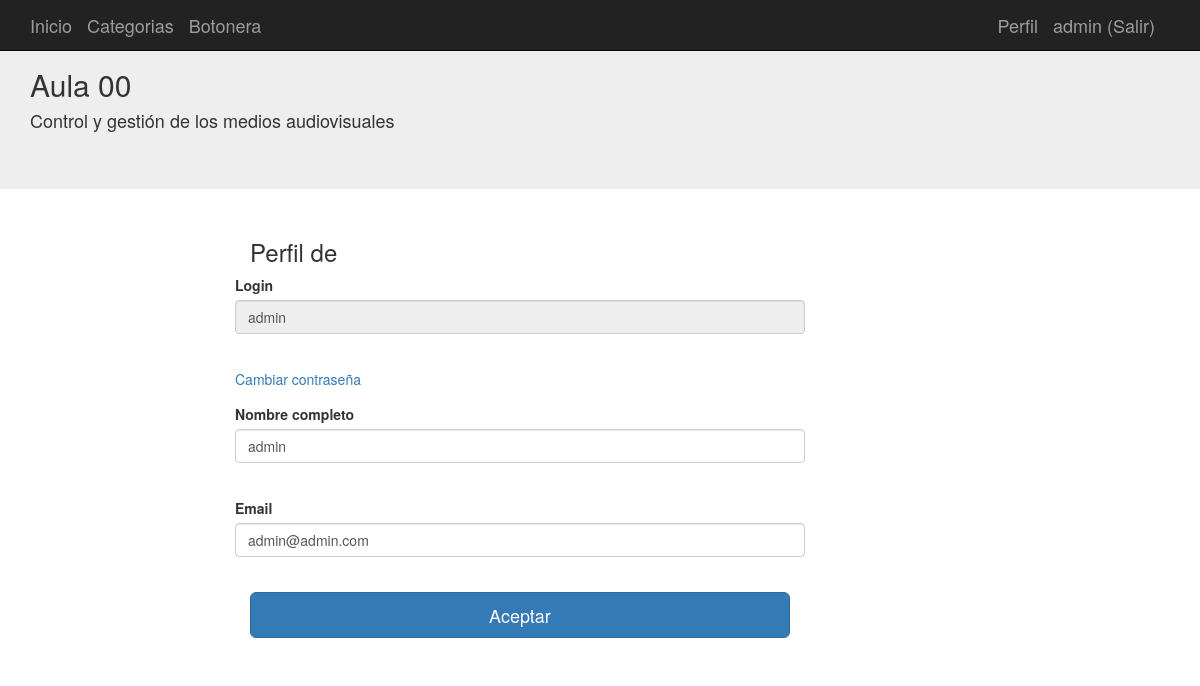
Screenshot of /perfil/admin (signed in) with the database file from the repository.
### aplicacion/models.py (models this page shows, shortened)
class Usuarios(db.Model):
	__tablename__ = 'usuarios'
	id = Column(Integer, primary_key=True)
	username = Column(String(100),nullable=False)
	password_hash = Column(String(128),nullable=False)
	nombre = Column(String(200),nullable=False)
	email = Column(String(200),nullable=False)
	admin = Column(Boolean, default=False)
	@property
	def password(self):
		raise AttributeError('password is not a readable attribute')

### aplicacion/app.py (the view)
@app.route('/perfil/<username>', methods=["get","post"])
@login_required
def perfil(username):
	user=Usuarios.query.filter_by(username=username).first()
	if user is None:
		abort(404)
	form=formUsuario(request.form,obj=user)
	del form.password
	if form.validate_on_submit():
		form.populate_obj(user)
		db.session.commit()
		return redirect(url_for("inicio"))
	return render_template("usuarios_new.html",form=form,perfil=True)

### aplicacion/forms.py
class formUsuario(FlaskForm):
	username = StringField('Login', validators=[Required()])
	password = PasswordField('Password', validators=[Required()])
	nombre = StringField('Nombre completo')
	email = EmailField('Email')
	submit = SubmitField('Aceptar')

### aplicacion/app.py (called while the page is built)
@login_manager.user_loader
def load_user(user_id):
	return Usuarios.query.get(int(user_id))

### aplicacion/templates/usuarios_new.html (shortened to what this page needs)
  {% extends "base.html" %}
{% block contenido %}
<div class="container">
  <div class="col-md-2"></div>
  <div class="col-md-6">
    {% if not perfil %}
      <h3>Registro de usuario</h3>
    {% else %}
      <h3>Perfil de {{session["username"]}}</h3>
    {% endif %}
      <form class="form-horizontal"  method="post">
        <div class="form-group">
        {% if not perfil %}
          {{form.username.label() }}{{form.username(size="100",class="form-control")}}<br/>
        {% else %}
          {{form.username.label() }}{{form.username(readonly="readonly",size="100",class="form-control")}}<br/>
        {% endif %}
        </div>
        <div class="form-group">
        {% if not perfil %}
          {{form.password.label() }}{{form.password(size="100",class="form-control")}}<br/>
        {% else %}
          <a href="/changepassword/{{session['username']}}">Cambiar contraseña</a><br/>
        {% endif %}
        </div>
        <div class="form-group">
          {{form.nombre.label() }}{{form.nombre(size="100",class="form-control")}}<br/>
        </div>
        <div class="form-group">
          {{form.email.label() }}{{form.email(size="100",class="form-control")}}<br/>
        </div>
          {{form.submit(class="btn btn-lg btn-primary btn-block")}}
    </form>
    <br/>
  </div>
</div>
{% endblock %}

### aplicacion/templates/base.html (shortened to what this page needs)
{% extends "bootstrap/base.html" %}
{% block navbar %}
<link rel="stylesheet" href="/static/css/style.css">
<nav class="navbar navbar-inverse navbar-fixed-top">
      <div class="container">
        <div class="navbar-header">
          <a class="navbar-brand" href="/">Inicio</a>
          <a class="navbar-brand" href="{{url_for('categorias')}}">Categorias</a>
          <a class="navbar-brand" href="{{url_for('botonera')}}">Botonera</a>
        </div>
        <div id="navbar" class="navbar-collapse collapse navbar-right">
          {% if current_user.is_authenticated %}
          <a class="navbar-brand " href="/perfil/{{ current_user.username}}"> Perfil</a>
          <a class="navbar-brand " href="/logout"> {{ current_user.username}} (Salir)</a>
          {% else %}
          <a class="navbar-brand " href="/login">Login</a>
          <a class="navbar-brand " href="/registro">Registro</a>
          {% endif %}
        </div>
      </div>
    </nav>
    <div class="jumbotron">
      <div class="container">
        <h2>Aula 00</h2>
        <h4>Control y gestión de los medios audiovisuales</h4>
      </div>
    </div>
{% endblock %}
{% block content %}
<div class="container-fluid">
  <div class="row">
    <div class="container">
        {% block contenido %}{% endblock %}
    </div>
</div>
{% endblock %}

### rows the page displays
Usuarios: username "admin", nombre "admin", email "admin@admin.com"
